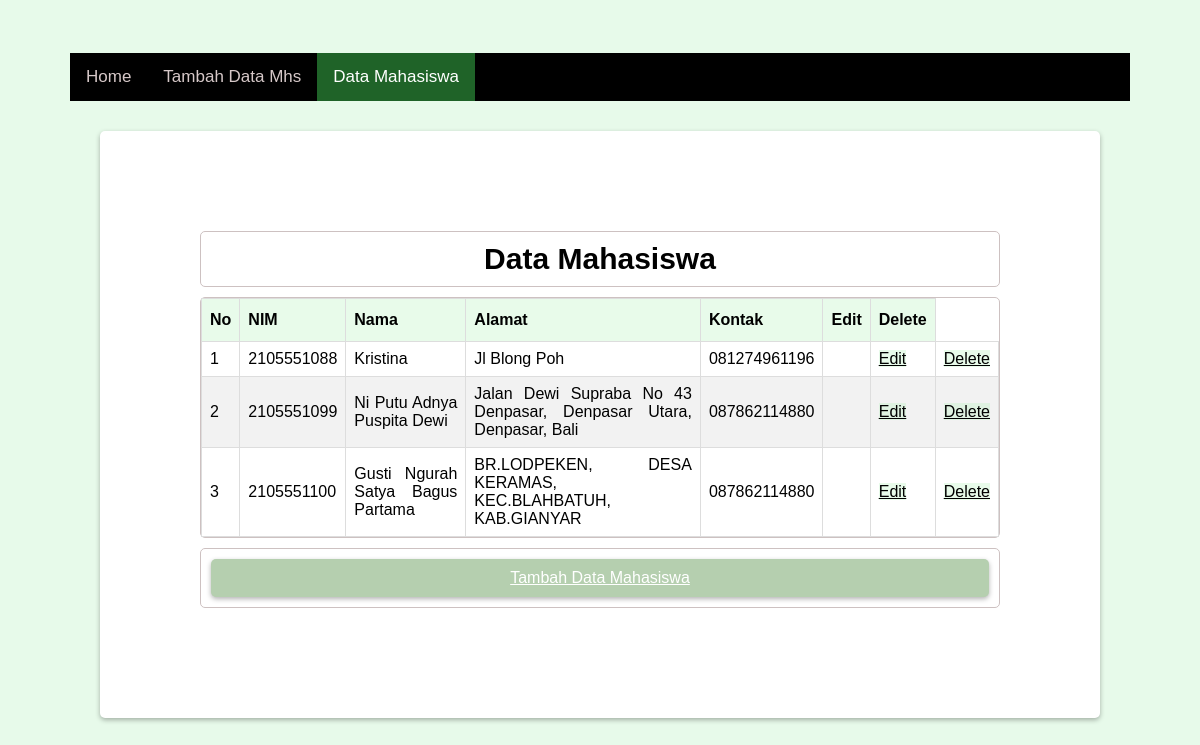
The app's page /datamhs.php with its own data.
### tables this page shows
CREATE TABLE `mahasiswa` (
  `NIM` varchar(12) NOT NULL,
  `Namamhs` varchar(200) NOT NULL,
  `Alamatmhs` varchar(200) NOT NULL,
  `Kontakmhs` varchar(200) NOT NULL,
  PRIMARY KEY (`NIM`)
);

### datamhs.php (the view, shortened to what this page needs)
<?php
require('koneksidb.php');
?>
<!DOCTYPE html>
<html>
<head>
    <link rel="stylesheet" href="admin2105551099.css" />
</head>
<body>
    <div>
        <div class="topnav">
            <a href="mainpage.php">Home</a>
            <a href="tambahdata.php">Tambah Data Mhs</a>
            <a class="active" href="datamhs.php">Data Mahasiswa</a>
        </div>
        <div class="containerdata">
            <div class="bingkaijudul">
                <h1 class="judul">Data Mahasiswa</h1>
            </div>
            <div class="bingkaijudul">
                <table id="data">
                    <thead>
                        <tr>
                            <th>
                                <strong>No</strong>
                            </th>
                            <th>
                                <strong>NIM</strong>
                            </th>
                            <th>
                                <strong>Nama</strong>
                            </th>
                            <th>
                                <strong>Alamat</strong>
                            </th>
                            <th>
                                <strong>Kontak</strong>
                            </th>
                            <th>
                                <strong>Edit</strong>
                            </th>
                            <th>
                                <strong>Delete</strong>
                            </th>
                        </tr>
                    </thead>
                    <tbody>
                        <?php
                        $count = 1;
                        $sel_query = "SELECT * from mahasiswa ORDER BY NIM asc;";
                        $hasil = mysqli_query($con, $sel_query);
                        while ($row = mysqli_fetch_assoc($hasil)) { ?>
                            <tr>
                                <td>
                                    <?php echo $count; ?>
                                </td>
                                <td>
                                    <?php echo $row["NIM"]; ?>
                                </td>
                                <td>
                                    <?php echo $row["Namamhs"]; ?>
                                </td>
                                <td>
                                    <?php echo $row["Alamatmhs"]; ?>
                                </td>
                                <td>
                                    <?php echo $row["Kontakmhs"]; ?>
                                </td>
                                <td>
                                </td>
                                <td>
                                    <a href="editdata.php? NIM=<?php echo $row["NIM"]; ?>">Edit</a>
                                </td>
                                <td>
                                    <a href="hapusdata.php?NIM=<?php echo $row["NIM"]; ?>">Delete</a>
                                </td>
                            </tr>
                        <?php $count++;
                        } ?>
                    </tbody>
                </table>
            </div>
            <div class="bingkaijudul">
                <div>
                    <p class="menu">
                        <a href="tambahdata.php">Tambah Data Mahasiswa</a>
                    </p>
                </div>
            </div>
        </div>
    </div>
</body>
</html>

### admin2105551099.css (style rules this page uses)
body { display: flex; align-items: center; justify-content: center; min-height: 100vh; margin: 0; background-color: rgba(179, 240, 187, 0.306); font-family: sans-serif; }
.menu { overflow: hidden; max-width: 100%; margin: 10px; padding: 10px; align-self: center; background-color: rgb(181, 207, 175); font-family: sans-serif; border-radius: 5px; box-shadow: 0 2px 5px rgba(0, 0, 0, 0.3); text-align: center; }
.menu a { color: #ffff; font-family: sans-serif; }
.topnav { overflow: hidden; background-color: #000000; }
.topnav a { float: left; color: #d6c8c8; text-align: center; padding: 14px 16px; text-decoration: none; font-size: 17px; }
.topnav a.active { background-color: rgba(62, 195, 80, 0.507); color: white; }
.containerdata { background-color: rgb(255, 255, 255); border-radius: 5px; box-shadow: 0 2px 5px rgba(0, 0, 0, 0.3); overflow: hidden; width: 800px; max-width: 100%; margin: 30px; padding: 100px; }
#data { font-family:sans-serif; border-collapse: collapse; width: 100%; }
#data td, #data th { border: 1px solid #ddd; padding: 8px; text-align: justify; }
#data a { color: #000000; background-color: rgba(179, 240, 187, 0.306); }
#data tr:nth-child(even) { background-color: #f2f2f2; }
#data th { padding-top: 12px; padding-bottom: 12px; text-align: justify; background-color: rgba(179, 240, 187, 0.306); color: rgb(0, 0, 0); }
.bingkaijudul { border: 1px solid #cdc1c1; border-radius: 5px; margin-bottom: 10px; }
.judul { margin: 10px; font-size: 30px; font-family: sans-serif; text-align: center; padding:20; }

### records on screen
mahasiswa: NIM "2105551088", Namamhs "Kristina", Alamatmhs "Jl Blong Poh", Kontakmhs "081274961196"
mahasiswa: NIM "2105551099", Namamhs "Ni Putu Adnya Puspita Dewi", Alamatmhs "Jalan Dewi Supraba No 43 Denpasar, Denpasar Utara, Denpasar, Bali", Kontakmhs "087862114880"
mahasiswa: NIM "2105551100", Namamhs "Gusti Ngurah Satya Bagus Partama", Alamatmhs "BR.LODPEKEN, DESA KERAMAS, KEC.BLAHBATUH, KAB.GIANYAR", Kontakmhs "087862114880"
